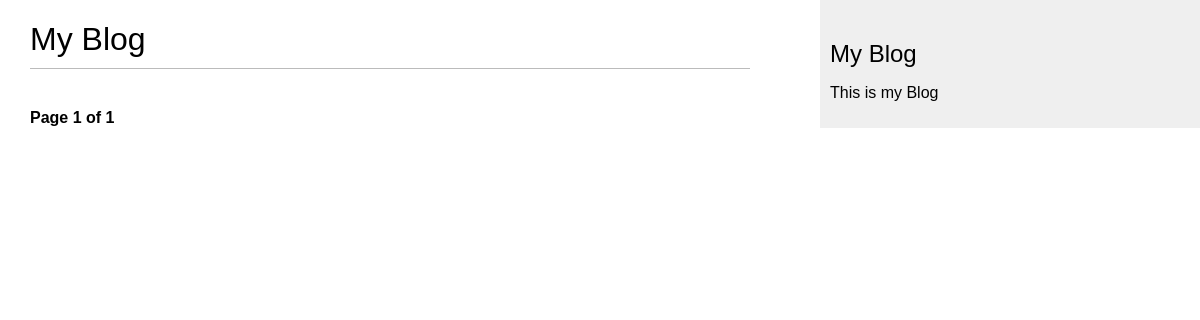
/blog/, run on an earlier commit of the app's database.
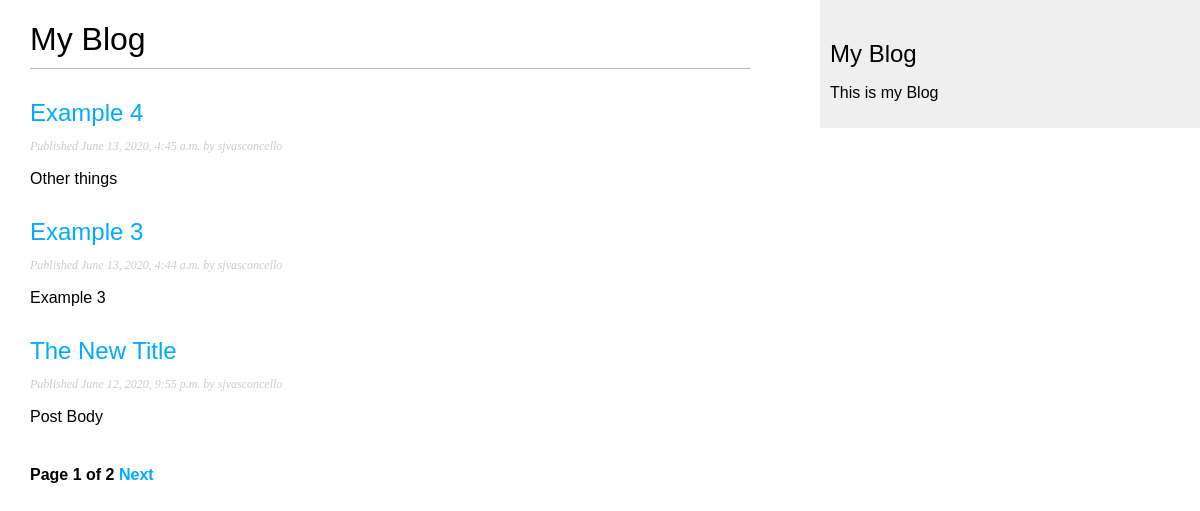
And on a later commit of the database.
### blog/models.py (models this page shows, shortened)
class Post(models.Model):
    STATUS_CHOICE = (("draft", "Draft"), ("published", "Published"),)
    title = models.CharField(max_length=250)
    slug = models.SlugField(max_length=250, unique_for_date="publish")
    author = models.ForeignKey(
        User, on_delete=models.CASCADE, related_name="blog_post")
    body = models.TextField()
    publish = models.DateTimeField(default=timezone.now)
    created = models.DateTimeField(auto_now_add=True)
    updated = models.DateTimeField(auto_now=True)
    status = models.CharField(
        max_length=10, choices=STATUS_CHOICE, default="draft")
    objects = models.Manager()  # The default manager.
    published = PublishedManager()  # Our custom manager.
    class Meta:
        ordering = ("-publish",)
    def get_absolute_url(self):
        return reverse("blog:post_detail", args=[self.publish.year,
                                                 self.publish.month,
                                                 self.publish.day,
                                                 self.slug])

### blog/views.py (the view)
# urls.py: path('',views.PostListView.as_view(), name='post_list'),
class PostListView(ListView):
    queryset = Post.published.all()
    context_object_name = "posts"
    paginate_by = 3
    template_name = "blog/post/list.html"

### blog/templates/blog/post/list.html (shortened to what this page needs)
{% extends "blog/base.html" %}
{% block content %}
  <h1>My Blog</h1>
  {% for post in posts %}
    <h2>
      <a href="{{ post.get_absolute_url }}">
        {{ post.title }}
      </a>
    </h2>
    <p class="date">
      Published {{ post.publish }} by {{ post.author }}
    </p>
    {{ post.body|truncatewords:30|linebreaks }}
  {% endfor %}
  {% include "pagination.html" with page=page_obj %}
{% endblock %}

### blog/templates/blog/base.html (shortened to what this page needs)
{% load static %}
<!DOCTYPE html>
<html>
    <head>
        <link href="{% static "css/blog.css" %}" rel="stylesheet">
    </head>
    <body>
        <div id="content">
            {% block content %}
            {% endblock %}
        </div>
        <div id="sidebar">
            <h2>My Blog</h2>
             <p> This is my Blog</p>
        </div>
    </body>
</html>

### blog/templates/pagination.html (shortened to what this page needs)
<div class="pagination">
    <span class="step-link">
    <span class="current">
        Page {{ page.number }} of {{ page.paginator.num_pages }}
    </span>
    {% if page.has_next %}
        <a href="?page={{ page.next_page_number }}">Next</a>
    {% endif %}
    </span>
</div>

### blog/static/css/blog.css (style rules this page uses)
body { margin:0; padding:0; font-family:helvetica, sans-serif; }
a { color:#00abff; text-decoration:none; }
h1 { font-weight:normal; border-bottom:1px solid #bbb; padding:0 0 10px 0; }
h2 { font-weight:normal; margin:30px 0 0; }
#content { float:left; width:60%; padding:0 0 0 30px; }
#sidebar { float:right; width:30%; padding:10px; background:#efefef; height:100%; }
p.date { color:#ccc; font-family: georgia, serif; font-size: 12px; font-style: italic; }
.pagination { margin:40px 0; font-weight:bold; }

What changed in the data, as far as the page shows it:
added Post: title "Example 4", publish "June 13, 2020, 4:45 a.m.", author "sjvasconcello", body "Other things"
added Post: title "Example 3", publish "June 13, 2020, 4:44 a.m.", author "sjvasconcello", body "Example 3"
added Post: title "The New Title", publish "June 12, 2020, 9:55 p.m.", author "sjvasconcello", body "Post Body"
Also different on the page:
{{ page.paginator.num_pages }}: "1" → "2"
text now shown: "Next"
